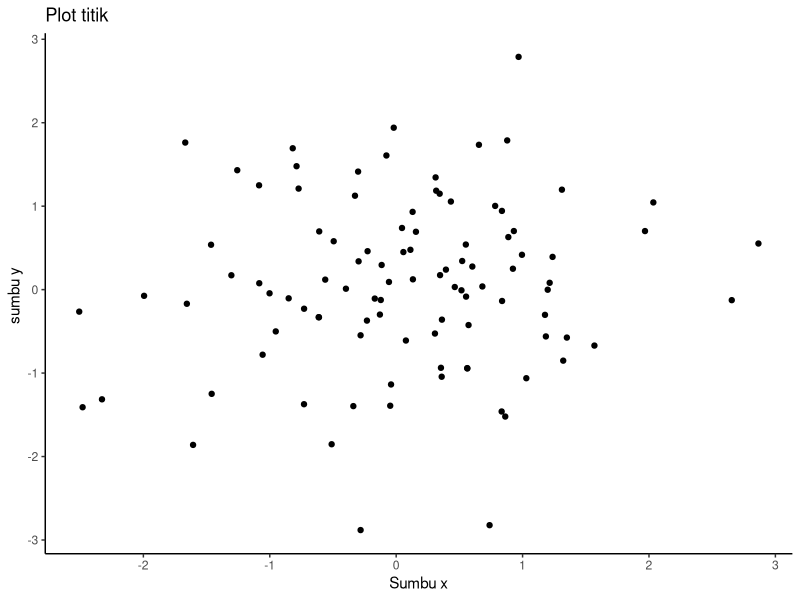
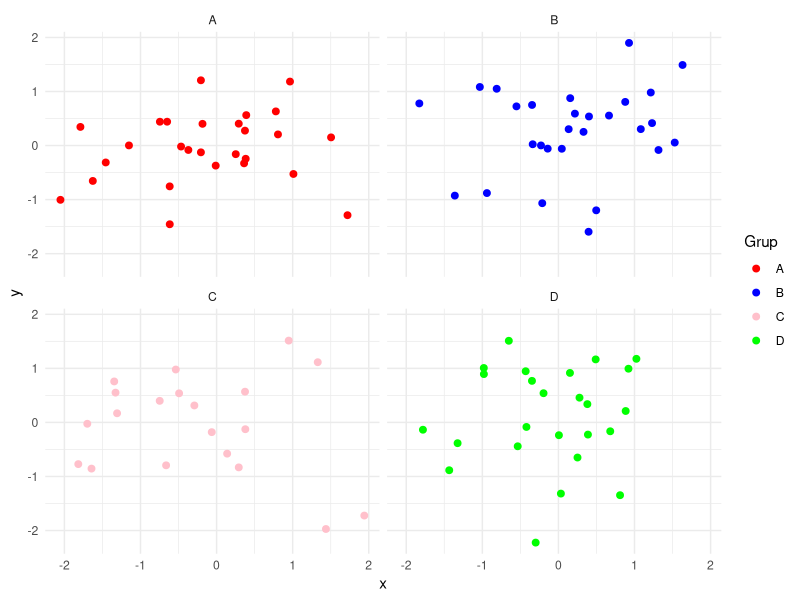

The R script that drew these images, in order: (Note: this script raises an error after producing the figures.)
## ---- chunk 1
knitr::opts_chunk$set(echo = TRUE)
## ---- chunk 2
print ("Hello Wordl")
## ---- chunk 3
library(readr)
iris_iris <- read_csv("iris - iris.csv")
View(iris_iris)
## ---- chunk 4
summary(cars)
## ---- chunk 5
library(ggplot2) 
# buat data frame contoh
data <- data.frame(x = rnorm(100), y = rnorm(100))
# buat plot titik
ggplot(data, aes(x = x, y = y)) + 
  geom_point() +
  labs(title = "Plot titik" , x = "Sumbu x", y = "sumbu y ") + theme_classic()
## ---- chunk 6
# buat data frame contoh dengan variable kategorik

data <- data.frame(x = rnorm(100), y = rnorm(100), grup = sample(c("A","B","C","D"), 100,replace = TRUE))

# buat plot titik dengan faceting
ggplot(data, aes(x = x, y = y, color = grup)) + 
  geom_point(size = 2) +
  facet_wrap(~ grup) +
  scale_color_manual(values = c("A" = "red", "B" = "blue", "C" = "pink", "D" = "green")) + 
  theme_minimal() +
  labs(color = "Grup")
## ---- chunk 7
setwd("C:/Users/ACER/OneDrive/Documents/Dataviz-ggplot")
data <- read.csv("lizards.csv")
print(data)

## ---- chunk 8
library(ggplot2)
ggplot(lizards, aes(x=total_length,y=weight))+geom_point()
labs(title = "plot titik", x="sumbu x", y="sumbu y")+theme_classic()
## ---- chunk 9
plot(pressure)
